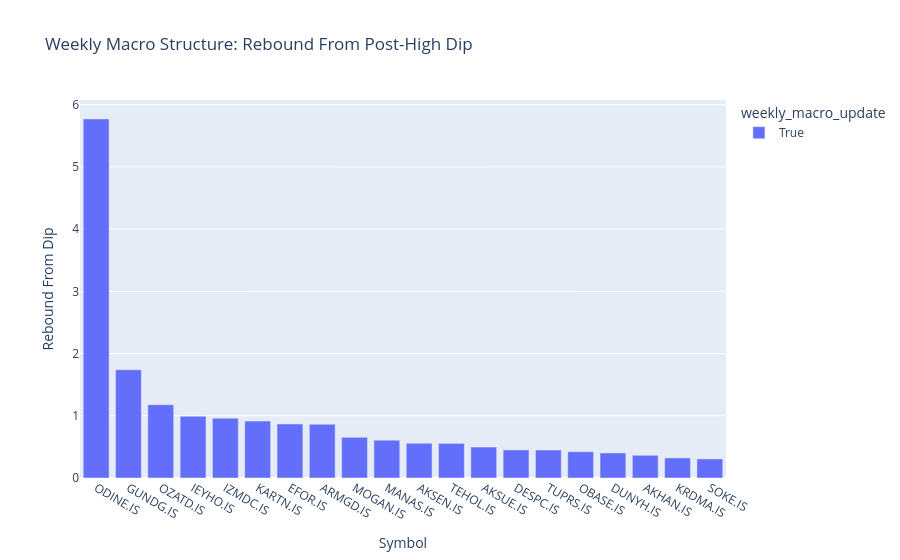

Notebook cell for this chart:
### Markdown cell above
## 6. Weekly Macro Structure

### Code cell
log_step("weekly_macro_request", symbol_count=len(SYMBOLS), period=WEEKLY_PERIOD, interval=WEEKLY_INTERVAL)
weekly_raw = Ticker(SYMBOLS, asynchronous=False).history(period=WEEKLY_PERIOD, interval=WEEKLY_INTERVAL)

if weekly_raw is None or len(weekly_raw) == 0:
    raise RuntimeError("YahooQuery returned no weekly rows for selected symbols.")

weekly_pd = weekly_raw.reset_index().rename(columns={"level_0": "symbol"})
if "date" not in weekly_pd.columns and "index" in weekly_pd.columns:
    weekly_pd = weekly_pd.rename(columns={"index": "date"})
weekly_pd = weekly_pd[["symbol", "date", "open", "high", "low", "close", "volume"]].copy()
weekly_pd["date"] = normalize_datetime_utc_naive(weekly_pd["date"])
weekly_pd = weekly_pd.dropna(subset=["symbol", "date", "open", "high", "low", "close"]).sort_values(["symbol", "date"])

def add_pivots(frame: pd.DataFrame, left: int, right: int) -> pd.DataFrame:
    frame = frame.sort_values("date").reset_index(drop=True).copy()
    highs = frame["high"].to_numpy(dtype=float)
    lows = frame["low"].to_numpy(dtype=float)
    pivot_high = np.zeros(len(frame), dtype=bool)
    pivot_low = np.zeros(len(frame), dtype=bool)
    for idx in range(left, max(left, len(frame) - right)):
        high_window = highs[idx - left : idx + right + 1]
        low_window = lows[idx - left : idx + right + 1]
        pivot_high[idx] = np.isfinite(highs[idx]) and highs[idx] == np.nanmax(high_window)
        pivot_low[idx] = np.isfinite(lows[idx]) and lows[idx] == np.nanmin(low_window)
    frame["pivot_high"] = pivot_high
    frame["pivot_low"] = pivot_low
    frame["pivot_high_confirmed_at"] = frame["date"].shift(-right)
    frame["pivot_low_confirmed_at"] = frame["date"].shift(-right)
    return frame


def weekly_macro_structure(symbol_frame: pd.DataFrame) -> dict:
    frame = add_pivots(symbol_frame, WEEKLY_PIVOT_LEFT, WEEKLY_PIVOT_RIGHT)
    highs = frame[frame["pivot_high"]].copy()
    if highs.empty:
        high_idx = int(frame["high"].idxmax())
    else:
        high_idx = int(highs.index[-1])

    after_high = frame.loc[high_idx + 1 :]
    if after_high.empty:
        dip_idx = int(frame["low"].idxmin())
    else:
        dip_idx = int(after_high["low"].idxmin())

    after_dip = frame.loc[dip_idx + 1 :]
    rebound_idx = int(after_dip["high"].idxmax()) if not after_dip.empty else dip_idx

    last_major_high = float(frame.loc[high_idx, "high"])
    post_high_dip = float(frame.loc[dip_idx, "low"])
    rebound_high = float(frame.loc[rebound_idx, "high"])
    macro_update = rebound_high > last_major_high

    return {
        "symbol": frame.loc[0, "symbol"],
        "weekly_last_major_high_time": frame.loc[high_idx, "date"],
        "weekly_last_major_high": last_major_high,
        "weekly_post_high_dip_time": frame.loc[dip_idx, "date"],
        "weekly_post_high_dip": post_high_dip,
        "weekly_rebound_high_time": frame.loc[rebound_idx, "date"],
        "weekly_rebound_high": rebound_high,
        "weekly_rebound_pct_from_dip": rebound_high / post_high_dip - 1.0 if post_high_dip else np.nan,
        "weekly_macro_update": bool(macro_update),
        "weekly_rows": len(frame),
    }


def weekly_macro_structure_task(item):
    _, frame = item
    return weekly_macro_structure(frame)

weekly_groups = [(symbol, frame.copy()) for symbol, frame in weekly_pd.groupby("symbol", observed=True)]
weekly_structure = pd.DataFrame(run_parallel_tasks(weekly_groups, weekly_macro_structure_task, "weekly_macro_structure"))
weekly_structure = weekly_structure.sort_values(["weekly_macro_update", "weekly_rebound_pct_from_dip"], ascending=[False, False]).reset_index(drop=True)
display(weekly_structure)
log_step(
    "weekly_macro_structure_ready",
    symbols=len(weekly_structure),
    macro_update_count=int(weekly_structure["weekly_macro_update"].sum()),
)

weekly_plot = weekly_structure.head(VISUALIZATION_TOP_N).copy()
px.bar(
    weekly_plot,
    x="symbol",
    y="weekly_rebound_pct_from_dip",
    color="weekly_macro_update",
    title="Weekly Macro Structure: Rebound From Post-High Dip",
    labels={"weekly_rebound_pct_from_dip": "Rebound From Dip", "symbol": "Symbol"},
).show()

for symbol in PLOT_SYMBOLS:
    sample = weekly_pd[weekly_pd["symbol"] == symbol].copy()
    if sample.empty:
        continue
    structure_row = weekly_structure[weekly_structure["symbol"] == symbol]
    fig = go.Figure()
    fig.add_trace(go.Candlestick(x=sample["date"], open=sample["open"], high=sample["high"], low=sample["low"], close=sample["close"], name=symbol))
    if not structure_row.empty:
        row = structure_row.iloc[0]
        fig.add_hline(y=row["weekly_last_major_high"], line_dash="dash", line_color="#dc2626", annotation_text="major high")
        fig.add_hline(y=row["weekly_post_high_dip"], line_dash="dot", line_color="#7c2d12", annotation_text="post-high dip")
        fig.add_hline(y=row["weekly_rebound_high"], line_dash="dash", line_color="#16a34a", annotation_text="rebound high")
    fig.update_layout(title=f"{symbol} Weekly Macro Structure", xaxis_rangeslider_visible=False, height=620)
    fig.show()

### Figure 1 — Plotly figure (JSON) as saved in the notebook; plotly's stock layout.template omitted (floating-point values rounded to 4 significant figures)
{"data": [{"hovertemplate": "weekly_macro_update=True<br>Symbol=%{x}<br>Rebound From Dip=%{y}<extra></extra>", "legendgroup": "True", "marker": {"color": "#636efa", "pattern": {"shape": ""}}, "name": "True", "orientation": "v", "showlegend": true, "textposition": "auto", "type": "bar", "x": ["ODINE.IS", "GUNDG.IS", "OZATD.IS", "IEYHO.IS", "IZMDC.IS", "KARTN.IS", "EFOR.IS", "ARMGD.IS", "MOGAN.IS", "MANAS.IS", "AKSEN.IS", "TEHOL.IS", "AKSUE.IS", "DESPC.IS", "TUPRS.IS", "OBASE.IS", "DUNYH.IS", "AKHAN.IS", "KRDMA.IS", "SOKE.IS"], "xaxis": "x", "y": [5.771, 1.739, 1.178, 0.9927, 0.962, 0.9153, 0.8687, 0.8636, 0.6529, 0.6083, 0.5589, 0.5558, 0.4974, 0.4512, 0.4505, 0.4216, 0.4024, 0.3651, 0.3228, 0.3061], "yaxis": "y"}], "layout": {"barmode": "relative", "legend": {"title": {"text": "weekly_macro_update"}, "tracegroupgap": 0}, "title": {"text": "Weekly Macro Structure: Rebound From Post-High Dip"}, "xaxis": {"anchor": "y", "domain": [0, 1], "title": {"text": "Symbol"}}, "yaxis": {"anchor": "x", "domain": [0, 1], "title": {"text": "Rebound From Dip"}}}}
